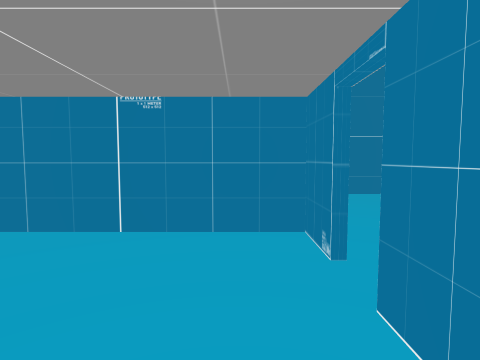
view 1 (above)

24 first-person views from a walk through a 3-D level made in the Unity game engine. The camera is 1.4 m above the floor, tilts 4° down and sees 80° across. The floor is counted in squares, 1 m on a side. Each view is taken from the middle of a square. On the plan, view 1 faces up. The plan holds only what a view shows up to about 14 squares ahead; the rest is blank. The place goes on beyond the plan. The player character is not drawn. Some animated figures are not drawn. Door leaves are left out, so doorways stand open. Some surface patterns are stand-ins.

view 2
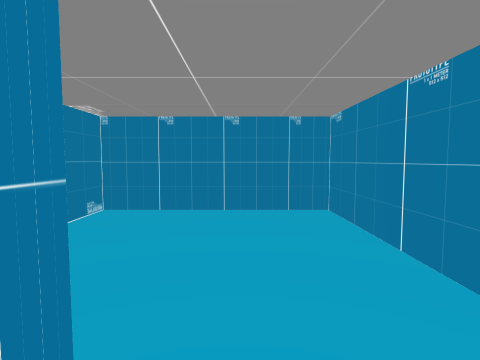

view 3
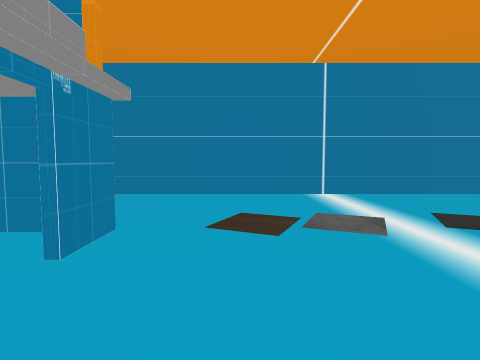

view 4
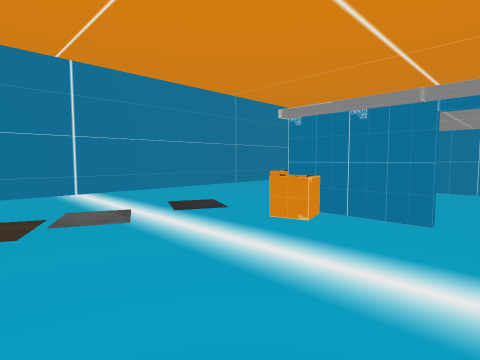

view 5
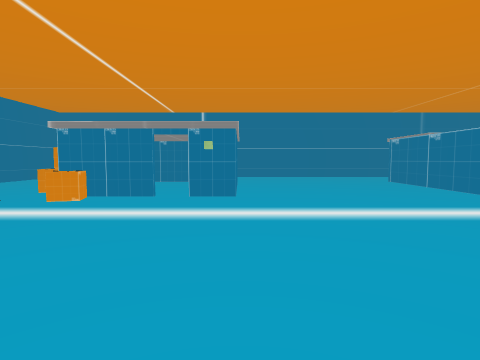

view 6
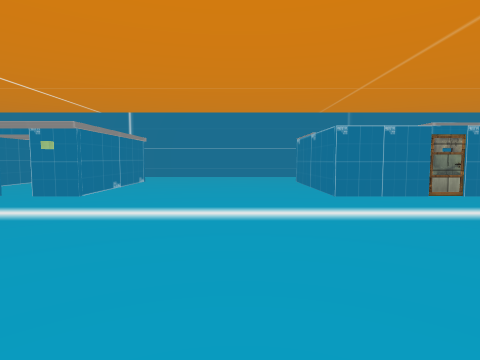

view 7
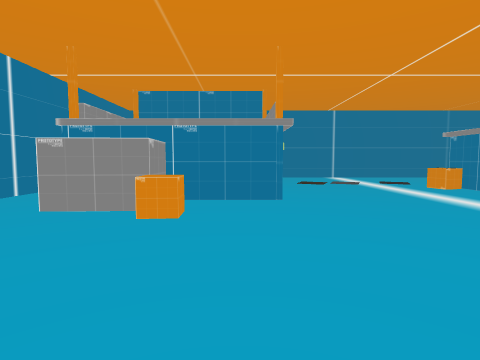

view 8
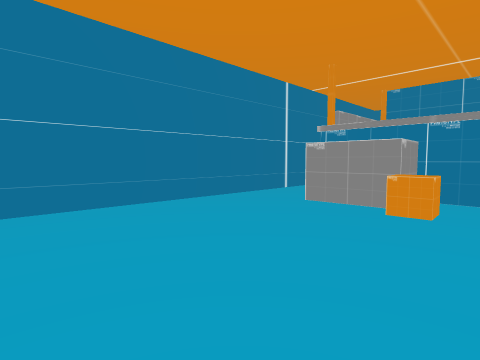

view 9
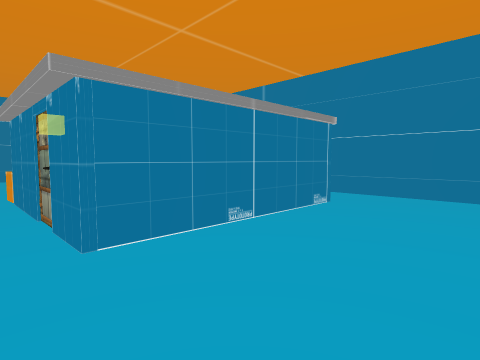

view 10
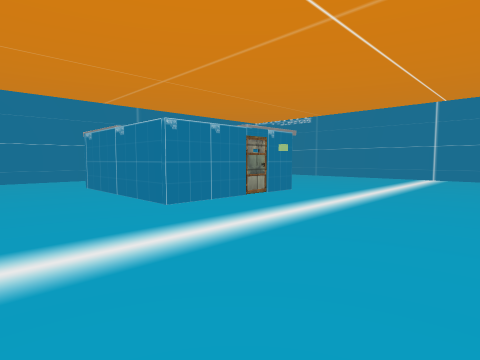

view 11
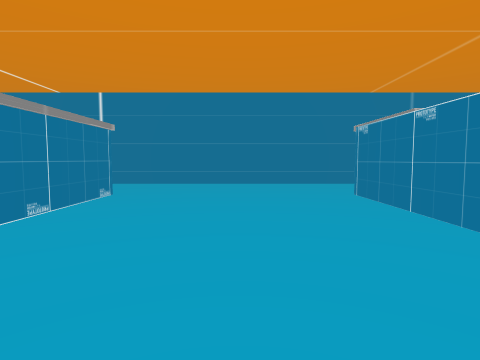

view 12
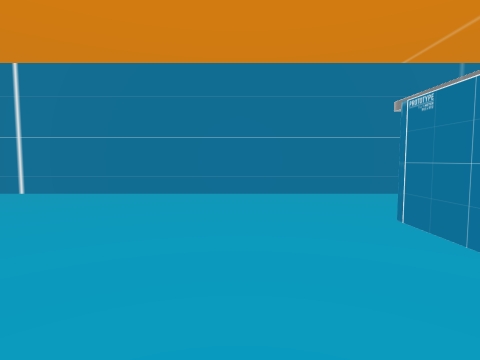

view 13
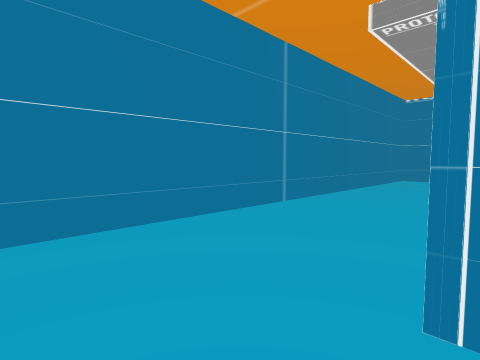

view 14
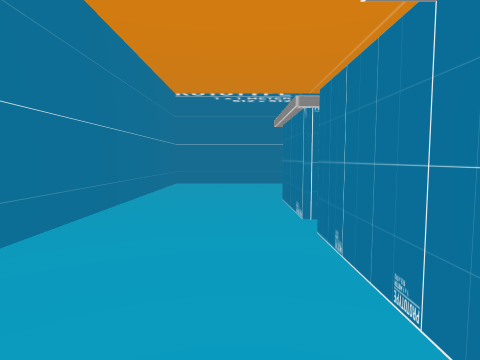

view 15
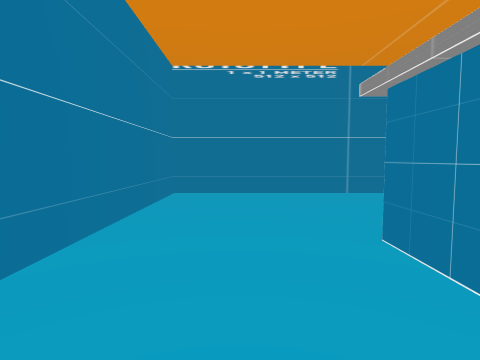

view 16
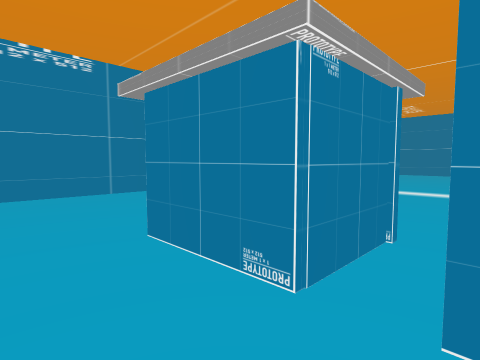

view 17
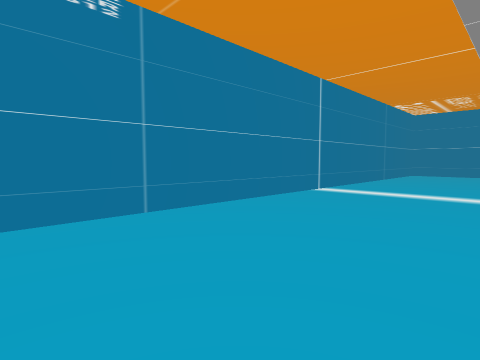

view 18
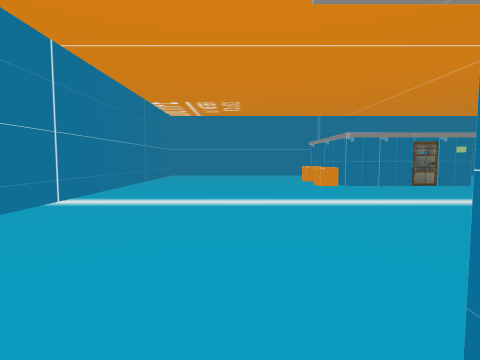

view 19
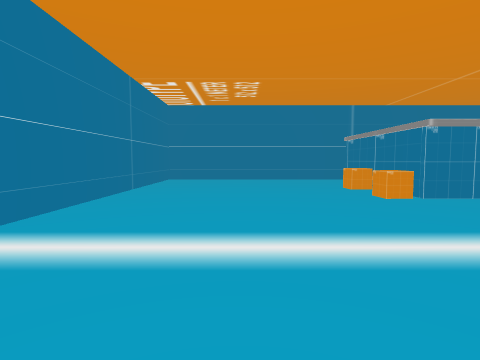

view 20
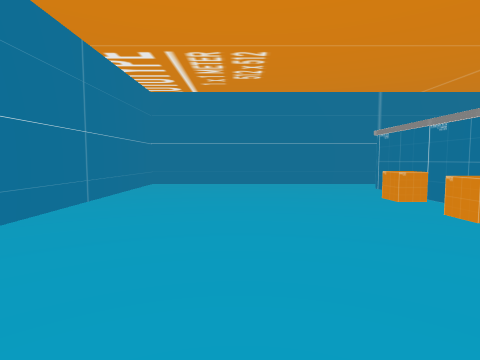

view 21
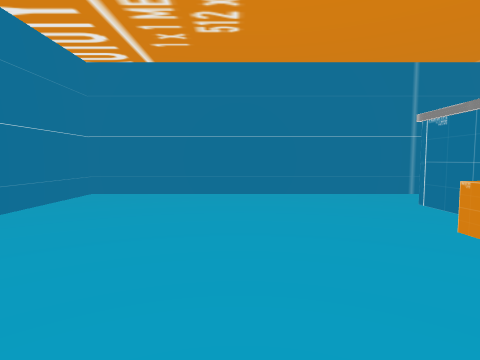

view 22
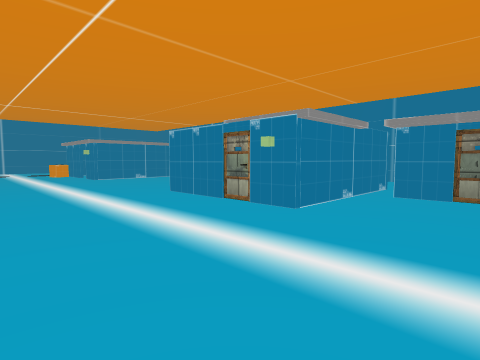

view 23
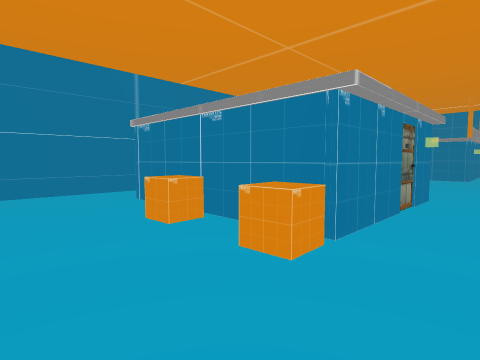

view 24
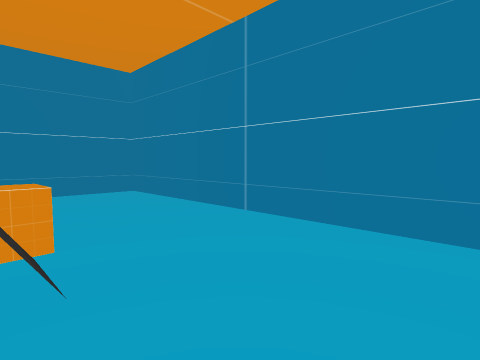

### Floor plan
Key: @ floor where view 1 was taken; # wall or solid block; . floor; D open door; B box; H house; O other object.
Columns run from 9 left of view 1 to 24 right of it. Each row starts with its distance up from view 1.
 12 ########################
 11 #......................
 10 #.....................
  9 #......................
  8 # ......................
  7 #     .BB...............
  6    ####BB##...........BO
  5    #......#..........BB
  4    #......D........B#
  3    #......D........B#
  2    #......#.........# ..   #
  1 #  #.....  .........#......#     #
  0 #. #.... @ .........D..... #    .#
 -1 #..########.........D.        ...#
 -2 #...  B.............#        ....#
 -3 #...BBBB............########.....#
 -4 #......B.........................#
 -5 #................................#
 -6 #................................#
 -7 #................................#
 -8 #................................#
 -9 #................................#
-10 #................................#
-11 #................................#
-12 #................................#
-13 #..HHHHHHHHH........HHHHHHHH.....#
-14 #.         H........H      H.....#
-15            H........H      H.....#
-16            H........H      H.....#
-17            H........H      H.....#
-18 #.         H........H      H.....#
-19 #..HHHHHHHHH........HHHHHHHH.....#
-20 #......B..BB.....................#
-21 #......B..B..............HHH.....#
-22 #........................H H.....#
-23 #........................H H.....#
-24 #........................HHH.....#
-25 #................................#
-26 #................................#
-27 #................................#
-28 #................................#
-29 #................................#
-30 #................................#
-31 ##################################

Where each view was taken, in squares from view 1:
view 1: 0 up, 0 right, facing up
view 2: 3 up, 2 right, facing left
view 3: 0 up, 4 right, facing up
view 4: 1 down, 4 right, facing up-right
view 5: 3 down, 0 right, facing right
view 6: 9 down, 0 right, facing right
view 7: 11 down, 0 right, facing up
view 8: 12 down, 0 right, facing up-left
view 9: 8 down, 3 right, facing down-left
view 10: 8 down, 3 right, facing down-right
view 11: 8 down, 7 right, facing right
view 12: 9 down, 12 right, facing right
view 13: 10 down, 18 right, facing down-right
view 14: 14 down, 20 right, facing down
view 15: 19 down, 21 right, facing down
view 16: 19 down, 21 right, facing down-left
view 17: 24 down, 20 right, facing down-left
view 18: 25 down, 17 right, facing left
view 19: 26 down, 12 right, facing left
view 20: 26 down, 8 right, facing left
view 21: 25 down, 3 right, facing left
view 22: 24 down, 4 right, facing up-right
view 23: 24 down, 4 right, facing up-left
view 24: 6 up, 4 right, facing up-left
